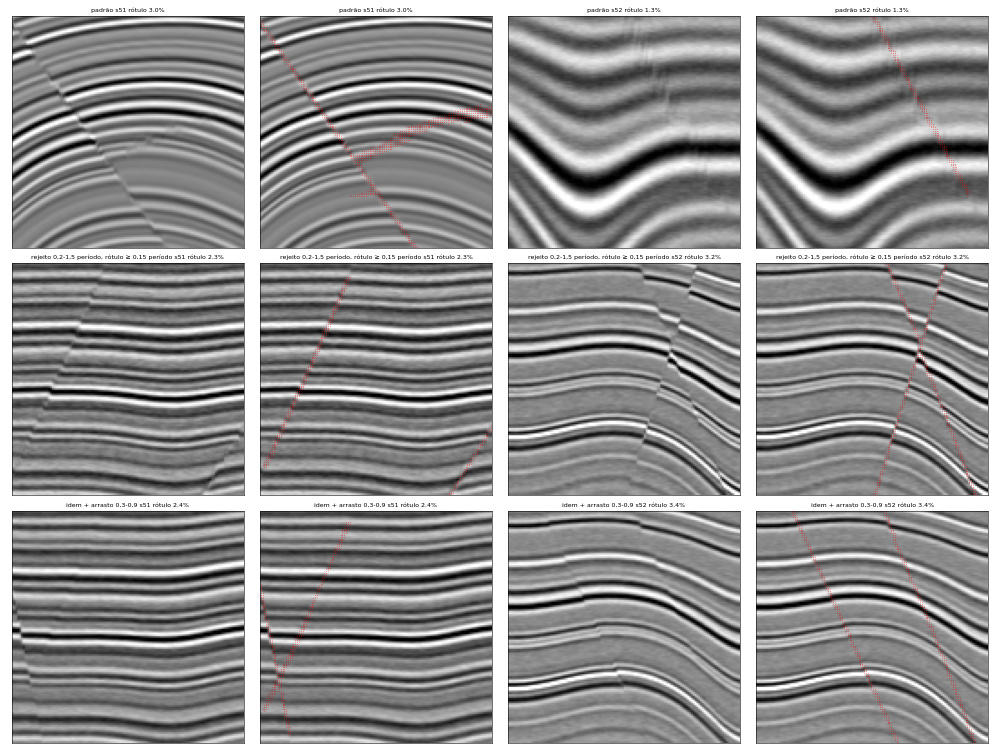

The Python source for this figure:
# CONFERÊNCIA DAS FALHAS SUTIS (H4): O MESMO TILE COM O REJEITO PADRÃO, COM REJEITO EM PERÍODOS (0,2-1,5) E RÓTULO SÓ ONDE VISÍVEL,
# E COM ARRASTO; SEÇÃO INLINE CENTRAL E O RÓTULO
import sys, numpy as np, torch, matplotlib
matplotlib.use('Agg')
import matplotlib.pyplot as plt
torch.set_num_threads(6)
sys.path.insert(0, '/home/grva-mint/Projects/Falhas')
from Synthetic.index import SyntheticGenerator
CASES = {
    'padrão': {'noiseLevel': (0.0, 0.15)},
    'rejeito 0,2-1,5 período, rótulo ≥ 0,15 período': {'noiseLevel': (0.0, 0.15), 'faultThrowPeriod': (0.2, 1.5), 'faultVisible': 0.15},
    'idem + arrasto 0,3-0,9': {'noiseLevel': (0.0, 0.15), 'faultThrowPeriod': (0.2, 1.5), 'faultVisible': 0.15, 'faultDrag': (0.3, 0.9)},
}
rows = []
for name, params in CASES.items():
    for seed in (51, 52):
        g = SyntheticGenerator(seed=seed)
        g.set({**params, 'waveletLog': True, 'waveletFreq': (33, 208), 'faultCount': (2, 4)})
        img, msk = g.get()
        img = (img - img.min()) / (img.max() - img.min())
        rows.append((f'{name} s{seed} rótulo {msk.mean() * 100:.1f}%', img[64].T, msk[64].T))
        print(rows[-1][0], flush=True)
fig, axes = plt.subplots(3, 4, figsize=(20, 15))
for k, (t, s, m) in enumerate(rows):
    r, c = k // 2, (k % 2) * 2
    for j, ax in enumerate(axes[r, c:c + 2]):
        ax.imshow(s, cmap='gray', vmin=np.percentile(s, 1), vmax=np.percentile(s, 99))
        if j == 1:
            zz, yy = np.nonzero(m); ax.scatter(yy, zz, s=0.3, c='red', alpha=0.4)
        ax.set_title(t, fontsize=9); ax.set_xticks([]); ax.set_yticks([])
plt.tight_layout(); plt.savefig('/home/grva-mint/Projects/Falhas/Synthetic/files/experiments/checks/subtle.png', dpi=50)
print('ok')
